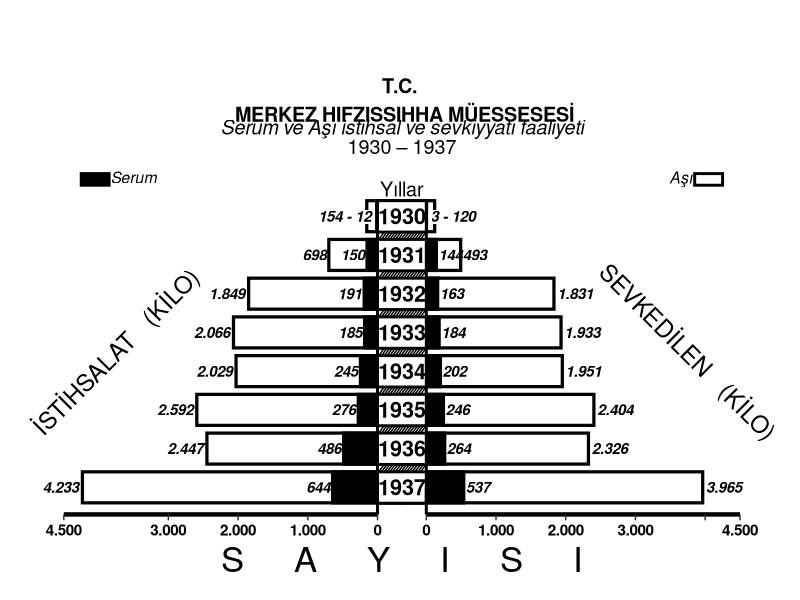

Source code (R):
library(ggplot2)
zaman <- rep(c(1930:1937),4)
serum1 <- c(12,150,191,185,245,276,486,644)
serum2 <- c(3,144,163,184,202,246,264,537)
asi1 <- c(154,698,1849,2066,2029,2592,2447,4233)
asi2 <- c(120,493,1831,1933,1951,2404,2326,3965)
sevkedilen <- c(asi2,serum2) + 350
istihsalat <- c(asi1,serum1) + 350
deger <- c(sevkedilen,istihsalat) 
grup1 <- rep(c("Asi","Serum"), each = 8)
grup2 <- rep(c("sevkedilen","istihsalat"), each = 16)

merkez <- data.frame(zaman, deger, grup1, grup2)
xcor <- rep(c(1930:1937),2)
label1 <- c("","698","1.849","2.066","2.029","2.592","2.447","4.233",
            "154 - 12","150","191","185","245","276","486","644")
label2 <- c("","493","1.831","1.933","1.951","2.404","2.326","3.965",
            "3 - 120","144","163","184","202","246","264","537")
ek <- seq(0,7)
cizgi <- seq(0,600,40)
ggplot(merkez, aes(x=zaman,fill = grup1))+
  geom_bar(data = subset(merkez, grup2 == "istihsalat"),aes(y = -deger), position = "identity",
           stat = "identity", colour = "black", size = 1.1, width = 0.8) +
  geom_bar(data = subset(merkez, grup2 == "sevkedilen"),aes(y = deger), position = "identity",
           stat = "identity", colour = "black", size = 1.1, width = 0.8) +
  scale_fill_manual(values=c("white","black")) +
  coord_flip(clip = 'off')+
  scale_x_reverse(expand = c(0,0)) +
  theme_classic() +
  theme(plot.margin = unit(c(5,3,1,3), "lines")) +  
  labs(caption = "S     A     Y     I     S     I") +
  theme(plot.caption = element_text(size = 25, hjust = 0.5)) +
  theme(legend.position= "none") +
  theme(axis.line.y = element_blank(),
        axis.text.y = element_blank(), 
        axis.text.x = element_text(color = "black", size = 11, face = "bold", vjust = 1),
        axis.ticks.y = element_blank(),
        axis.title = element_blank(),
        axis.ticks.length.x = unit(.15,"cm"),
        axis.line.x = element_blank()) +
  annotate("text", x = 1927, y = 0, label = "T.C. \n MERKEZ HIFZISSIHHA MÜESSESESİ", size = 5, fontface = "bold") +
  annotate("text", x = 1927.7, y = 0, label = "Serum ve Aşı istihsal ve sevkiyyatı faaliyeti", size = 5, fontface = "italic") +
  annotate("text", x = 1928.2, y = 0, label = "1930 \u2013 1937", size = 5) +
  annotate("text", x = 1929.3, y = 0, label = "Yıllar", size = 5) +
  annotate("text", x = 1933.5, y = -4100, label = "İSTİHSALAT   (KİLO)", size = 6, angle = 45) +
  annotate("text", x = 1933.5, y = 4100, label = "SEVKEDİLEN   (KİLO)", size = 6, angle = -45) +
  annotate("text", x = 1929, y = -3850, label = "Serum", size = 4, fontface = "italic") +
  annotate("text", x = 1929, y = 4000, label = "Aşı", size = 4, fontface = "italic") +
  annotate("rect", xmin = 1928.9 , xmax = 1929.2 , ymin = 4200, ymax = 4600, size = 1, colour = "black", fill = "white") +
  annotate("rect", xmin = 1928.9 , xmax = 1929.2 , ymin = -4200, ymax = -4600, size = 1, colour = "black", fill = "black") +
  scale_y_continuous(breaks = c(-4850, -3350, -2350, -1350, -350, 350, 1350, 2350, 3350, 4350, 4850),
                     labels = c("4.500","3.000","2.000","1.000","0","0","1.000","2.000","3.000","","4.500"),
                     limits = c(-4850,4850), expand = c(0,0)) +
  annotate("rect", xmin = 1929.85 , xmax = 1930.2 , ymin = 400 , ymax = 630 , size = 1,  fill = "white") +
  annotate("rect", xmin = 1929.85 , xmax = 1930.2 , ymin = -400 , ymax = -630 , size = 1,  fill = "white") +
  annotate("text", x = xcor, y = -istihsalat , label = label1, size = 3.8, hjust = 1.1 , fontface = "bold.italic") +
  annotate("text", x = xcor, y = sevkedilen , label = label2, size = 3.8, hjust = -0.09, fontface = "bold.italic") +
  annotate("rect", ymin = -350, ymax = 350, xmin = 1929.7, xmax = 1937, fill = "white", colour = "black", size = 1) +
  annotate("segment", x = 1930.4, xend = 1931, y = -250 + cizgi, yend = -500 + cizgi, size = 0.5) +
  annotate("segment", x = 1931.4, xend = 1932, y = -250 + cizgi, yend = -500 + cizgi, size = 0.5) +
  annotate("segment", x = 1932.4, xend = 1933, y = -250 + cizgi, yend = -500 + cizgi, size = 0.5) +
  annotate("segment", x = 1933.4, xend = 1934, y = -250 + cizgi, yend = -500 + cizgi, size = 0.5) +
  annotate("segment", x = 1934.4, xend = 1935, y = -250 + cizgi, yend = -500 + cizgi, size = 0.5) +
  annotate("segment", x = 1935.4, xend = 1936, y = -250 + cizgi, yend = -500 + cizgi, size = 0.5) +
  annotate("segment", x = 1936.4, xend = 1937, y = -250 + cizgi, yend = -500 + cizgi, size = 0.5) +
  annotate("rect", ymin = -350, ymax = 350, xmin = 1929.6 + ek, xmax = 1930.41 + ek, fill = "white", colour = "black", size = 1) +
  annotate("text", x = c(1930:1937), y = 0, label = paste(c(1930:1937)), size = 5.5, fontface = "bold") +
  annotate("segment", x = 1937.7, xend = 1937.7, y = -4850, yend = -350, size = 1.5) +
  annotate("segment", x = 1937.7, xend = 1937.7, y = 350, yend = 4850, size = 1.5) +
  annotate("segment", x = 1937, xend = 1937.7, y = -350, yend = -350, size = 1) +
  annotate("segment", x = 1937, xend = 1937.7, y = 350, yend = 350, size = 1)
  
  
  
